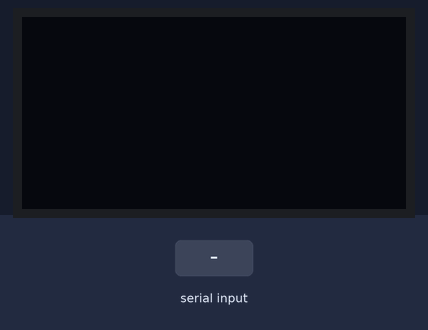
The program below on a simulated SparkFun Pro Micro, built with avr-gcc and run on an emulated ATmega32U4. Parts: 128×64 one-colour display. The test bench sets the inputs (shaded band). The display library's start-up logo is not drawn; what the program prints to the serial monitor is not drawn.

Above: at 1.2 s.
1.3 s: "1\n" received over Serial
At 2.5 s:
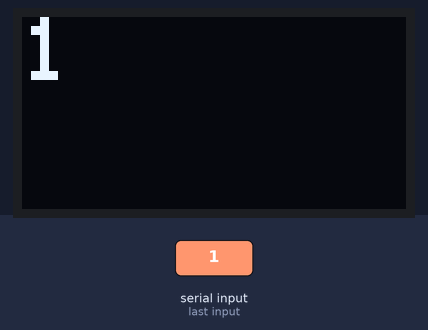
2.8 s: "0\n" received over Serial
At 3.9 s:
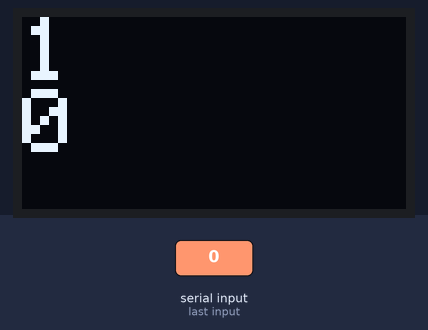
4.3 s: "2\n" received over Serial
At 5.0 s:
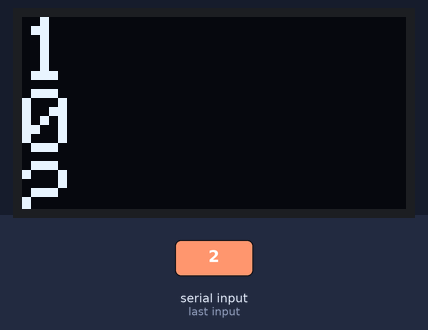
Timing chart, 0 to 7.3 s (numbered marks = the images above; inputs shaded):
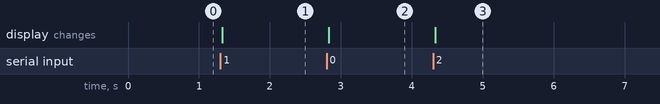

The program:

main.cpp
```cpp
#include <Adafruit_GFX.h>
#include <Adafruit_SSD1306.h>

// OLED display TWI address
#define OLED_ADDR   0x3C

// no reset pin
Adafruit_SSD1306 display(-1);

char inChar;
String OLed_String;

#if (SSD1306_LCDHEIGHT != 64)
  #error("Height incorrect, please fix Adafruit_SSD1306.h!");
#endif


void setup() {
  // initialize and clear display
  display.begin(SSD1306_SWITCHCAPVCC, OLED_ADDR);
  display.display();
  display.setTextSize(3);
  display.setTextColor(WHITE);

  // Open serial communications and wait for port to open:
  Serial.begin(115200);
  while (!Serial) {
    ; // wait for serial port to connect. Needed for native USB port only
  }

  display.clearDisplay();
  display.display();
  Serial.println("Serial up and running.");
}

void loop() {

 if (Serial.available()){
  inChar=Serial.read();
  if (inChar!='\r'){
    Serial.print(inChar);
    OLed_String+=inChar;
    display.setCursor(0, 0);
    display.print(OLed_String);
  }
  else{
    OLed_String.remove(0);
    display.clearDisplay();
  }
  display.display();
 }

}
```

Measured:
- after the input at 1.3 s, the display: changes at once (image 1)
- after the input at 2.8 s, the display: changes at once (image 2)
- after the input at 4.3 s, the display: changes at once (image 3)
